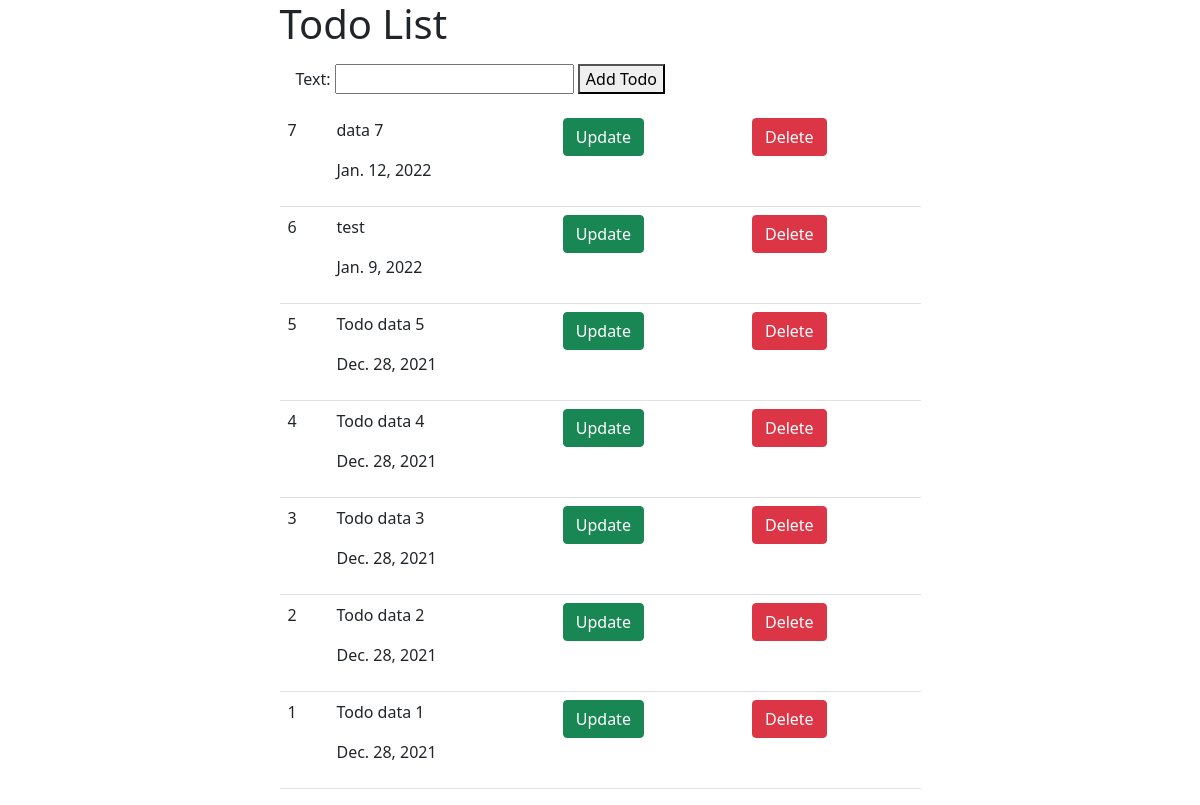
Before: / with the older database file.
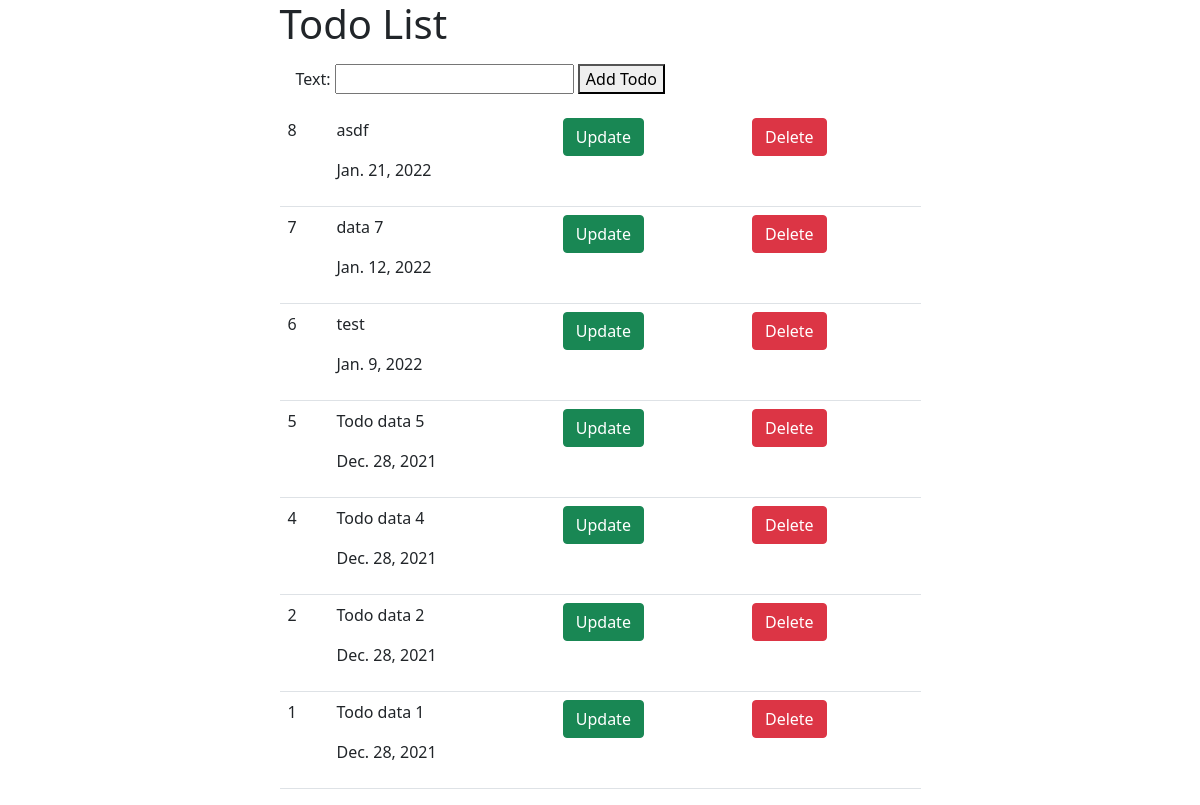
After: the same page with the newer database file.
### todoapp/models.py (models this page shows, shortened)
class Todo(models.Model):
    text = models.CharField(max_length=100)
    date =  models.DateField(auto_now_add=True)

### todoapp/views.py (the view, shortened to what this page needs)
# urls.py: path("",HomePage),
def HomePage(request):
    tododatas = Todo.objects.all().order_by("-id")
    content = {
        "todo": tododatas,
        "form": Todoform,
    }
    return render(request,"todoapps/index.html",{"data":content})

### templates/todoapps/index.html (shortened to what this page needs)
<!doctype html>
<html lang="en">
  <head>
    <link href="https://cdn.jsdelivr.net/npm/bootstrap@5.1.3/dist/css/bootstrap.min.css" rel="stylesheet">
  </head>
  <body>
    <div class="container">
        <div class="row justify-content-center">
            <div class="col-md-7">
                <h1>Todo List</h1>
                <div class="p-2 m-2">
                    <form method="POST">
                        {{data.form}}
                        <button>Add Todo</button>
                    </form>
                </div>
                 <div class="">
                     <table class="table">
                         {% for todo in data.todo %}
                             <tr>
                                 <td>{{todo.id}}</td>
                                 <td>
                                     <p>{{todo.text}}</p>
                                     <p>{{todo.date}}</p>
                                 </td>
                                 <td>
                                     <button class="btn btn-success">Update</button>
                                 </td>
                                 <td>
                                     <a href="/edit-{{todo.id}}/" class="btn btn-danger">Delete</a>
                                 </td>
                             </tr>
                         {% endfor %}
                     </table>
                 </div>
             </div>
        </div>
    </div>
  </body>
</html>

Changed rows visible on the page:
removed Todo: id "3", text "Todo data 3", date "Dec. 28, 2021"
added Todo: id "8", text "asdf", date "Jan. 21, 2022"
